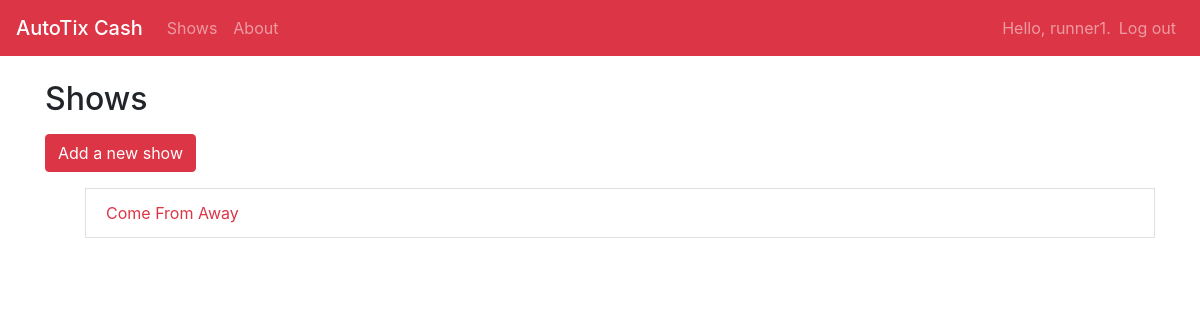
The app's page /shows/ (signed in), older data.
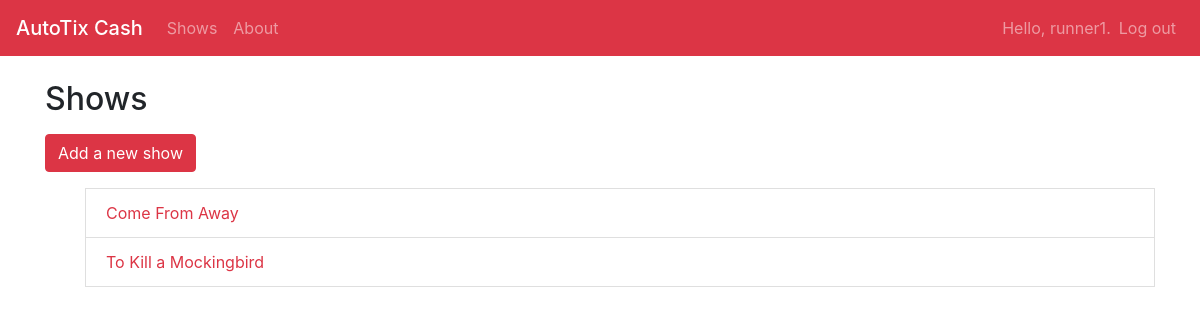
The same page, newer data.
### cash/models.py (models this page shows)
class Show(models.Model):
    THEATRES = (
        ('Ambassador', 'Chicago'),
        ('Gershwin', 'Wicked'),
        ('Majestic', 'The Phantom of the Opera'),
        ('Schoenfeld', 'Come From Away'),
        ('Shubert', 'To Kill a Mockingbird'),
    )
    show = models.CharField(max_length=200, choices=THEATRES)
    date_added = models.DateTimeField(auto_now_add=True)
    owner = models.ForeignKey(User, on_delete=models.CASCADE)
    def __str__(self):
        return self.get_show_display()

### cash/views.py (the view)
# urls.py: path('shows/', views.shows, name='shows'),
@login_required
def shows(request):
    show_name = Show.objects.filter(owner=request.user).order_by('date_added')
    context = {'show_name': show_name}
    return render(request, 'cash/shows.html', context)

### templates/cash/shows.html
{% extends "cash/base.html" %}
{% block page_header %}
    <h2>Shows</h2>
{% endblock page_header %}
{% block content %}
    <p><a href="{% url 'cash:new_show' %}" class="btn btn-danger" role="button">Add a new show</a></p>
    <ul class=".list-group-flush">
    {% for show in show_name %}
        <li class="list-group-item"><a href="{% url 'cash:show' show.id %}" class="text-danger">{{ show }}</a></li>
    {% empty %}
        <li class="list-group-item">No shows have been added yet.</li>
    {% endfor %}
    </ul>
{% endblock content %}

Row changes from the older to the newer data that the page shows:
added Show: show "To Kill a Mockingbird"
